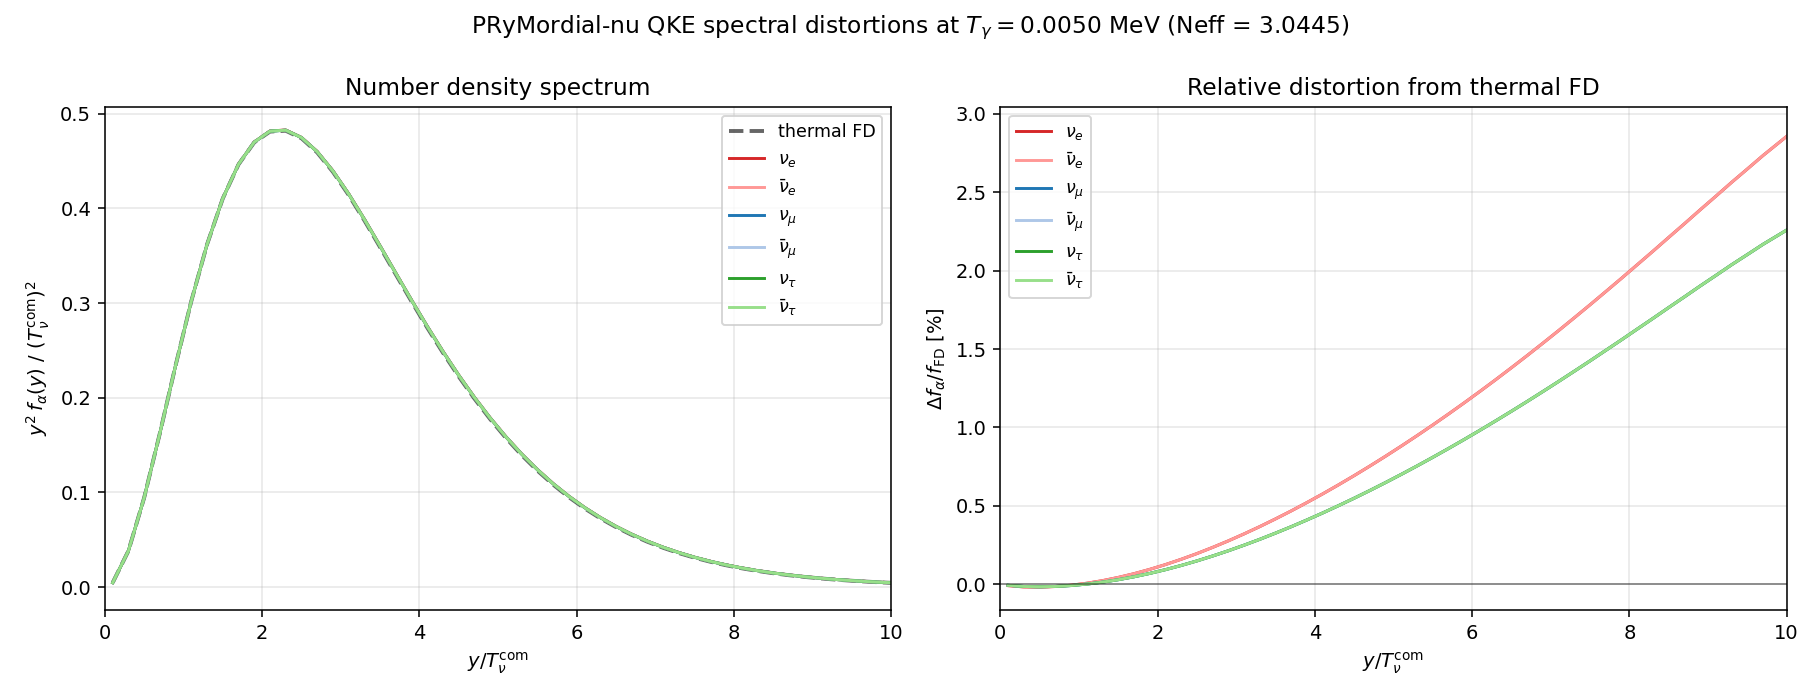

Source code (Python):
# -*- coding: utf-8 -*-
"""
Spectral distortion plot for the six neutrino species.

Runs a QKE density-matrix BBN calculation and plots the final
Δf(y) / f_FD(y) = [f_α(y) - f_FD(y, T_ν_com)] / f_FD(y, T_ν_com)
for each species α ∈ {ν_e, ν̄_e, ν_μ, ν̄_μ, ν_τ, ν̄_τ} as a function
of the comoving momentum y.

f_FD is the Fermi-Dirac distribution at the comoving neutrino
temperature T_ν_com = T_ν_ini · a_ini (constant in comoving frame
before distortions develop), so Δf/f_FD shows the DEVIATION from
thermal caused by incomplete decoupling, finite-T QED, and ν-e /
ν-ν interactions.

The distortion has a characteristic "bump" near y ~ 3 T_ν_com from
ν-e annihilation heating the tail, attenuated by oscillations.

Writes the plot to validation/spectral_distortion.png and prints
summary statistics (max distortion per species) to stdout.
"""
import os
import sys
import time
import numpy as np

sys.path.insert(0, "/Users/tait/Library/CloudStorage/Dropbox/Claude/PRyMordial-nu")
os.chdir("/Users/tait/Library/CloudStorage/Dropbox/Claude/PRyMordial-nu")

import PRyM.PRyM_init as PRyMini

PRyMini.smallnet_flag = True
PRyMini.julia_flag = False
PRyMini.numba_flag = True
PRyMini.compute_bckg_flag = False
PRyMini.compute_nTOp_flag = False
PRyMini.verbose_flag = False
PRyMini.general_nu_flag = True
PRyMini.boltzmann_nu_flag = True
PRyMini.nu_oscillation_flag = False
PRyMini.qke_density_matrix_flag = True  # full 6-species internal state
PRyMini.massive_electron_flag = False

import PRyM.PRyM_main as PRyMmain

print("Running QKE density-matrix BBN for spectral distortion ...", flush=True)
t0 = time.time()
c = PRyMmain.PRyMclass()
print(f"Done in {time.time()-t0:.1f}s. Neff = {c.Neff_f:.4f}\n", flush=True)

# Extract final state
solver = c._boltz_solver
y_grid = solver.y_grid               # shape (Ny,), comoving momentum
rho_final = c._boltz_rho_final       # shape (2, 9, Ny) for QKE
a_ini = c._boltz_a_ini
Tnu_ini = c._boltz_Tnu_ini
Tnu_com = Tnu_ini * a_ini            # comoving temperature [MeV]

# Diagonal density-matrix entries = species distributions
# rho layout (see DensityMatrixSolver docstring):
#   rho_all[sector, 0] = rho_ee     (ν_e or ν̄_e)
#   rho_all[sector, 1] = rho_μμ
#   rho_all[sector, 2] = rho_ττ
# sector 0 = neutrinos, sector 1 = antineutrinos.
f_species = {
    r"$\nu_e$":       rho_final[0, 0],
    r"$\bar\nu_e$":   rho_final[1, 0],
    r"$\nu_\mu$":     rho_final[0, 1],
    r"$\bar\nu_\mu$": rho_final[1, 1],
    r"$\nu_\tau$":    rho_final[0, 2],
    r"$\bar\nu_\tau$":rho_final[1, 2],
}

# Thermal FD at the comoving Tν
x = y_grid / Tnu_com
f_FD = np.where(x < 500.0, 1.0 / (np.exp(np.minimum(x, 500.0)) + 1.0), 0.0)

# Avoid division where FD is essentially zero (y > ~30 Tν_com)
f_min = 1.0e-12
mask = f_FD > f_min

# --- Plot ---
import matplotlib
matplotlib.use("Agg")  # headless
import matplotlib.pyplot as plt

fig, (ax_f, ax_d) = plt.subplots(1, 2, figsize=(13, 5), sharex=True)
colors = {
    r"$\nu_e$":       "#d62728",
    r"$\bar\nu_e$":   "#ff9896",
    r"$\nu_\mu$":     "#1f77b4",
    r"$\bar\nu_\mu$": "#aec7e8",
    r"$\nu_\tau$":    "#2ca02c",
    r"$\bar\nu_\tau$":"#98df8a",
}

# Left: f(y) × y² for each species + FD reference
ax_f.plot(y_grid / Tnu_com, f_FD * (y_grid / Tnu_com)**2,
          "k--", lw=2, label="thermal FD", alpha=0.6)
for name, f in f_species.items():
    ax_f.plot(y_grid / Tnu_com, f * (y_grid / Tnu_com)**2,
              color=colors[name], lw=1.5, label=name)
ax_f.set_xlim(0, 10)
ax_f.set_xlabel(r"$y / T_\nu^{\rm com}$")
ax_f.set_ylabel(r"$y^2\, f_\alpha(y) \ /\ (T_\nu^{\rm com})^2$")
ax_f.set_title("Number density spectrum")
ax_f.grid(True, alpha=0.3)
ax_f.legend(loc="upper right", fontsize=9)

# Right: relative distortion Δf/f_FD
print("Max |Δf/f_FD| per species (region y/Tν_com ∈ [0.5, 8]):")
yrange = (y_grid / Tnu_com > 0.5) & (y_grid / Tnu_com < 8.0)
for name, f in f_species.items():
    dist = np.zeros_like(f)
    dist[mask] = (f[mask] - f_FD[mask]) / f_FD[mask] * 100.0  # percent
    ax_d.plot(y_grid / Tnu_com, dist, color=colors[name], lw=1.5, label=name)
    peak = np.max(np.abs(dist[yrange]))
    print(f"  {name:18s}  max |Δf/f_FD| = {peak:6.3f} %")
ax_d.axhline(0.0, color="k", lw=0.8, alpha=0.5)
ax_d.set_xlim(0, 10)
ax_d.set_xlabel(r"$y / T_\nu^{\rm com}$")
ax_d.set_ylabel(r"$\Delta f_\alpha / f_{\rm FD}\ [\%]$")
ax_d.set_title("Relative distortion from thermal FD")
ax_d.grid(True, alpha=0.3)
ax_d.legend(loc="upper left", fontsize=9)

plt.suptitle(f"PRyMordial-nu QKE spectral distortions at $T_\\gamma={c._boltz_Tg_final:.4f}$ MeV "
             f"(Neff = {c.Neff_f:.4f})")
plt.tight_layout()

out = "/Users/tait/Library/CloudStorage/Dropbox/Claude/PRyMordial-nu/validation/spectral_distortion.png"
plt.savefig(out, dpi=140)
print(f"\nSaved plot -> {out}")
